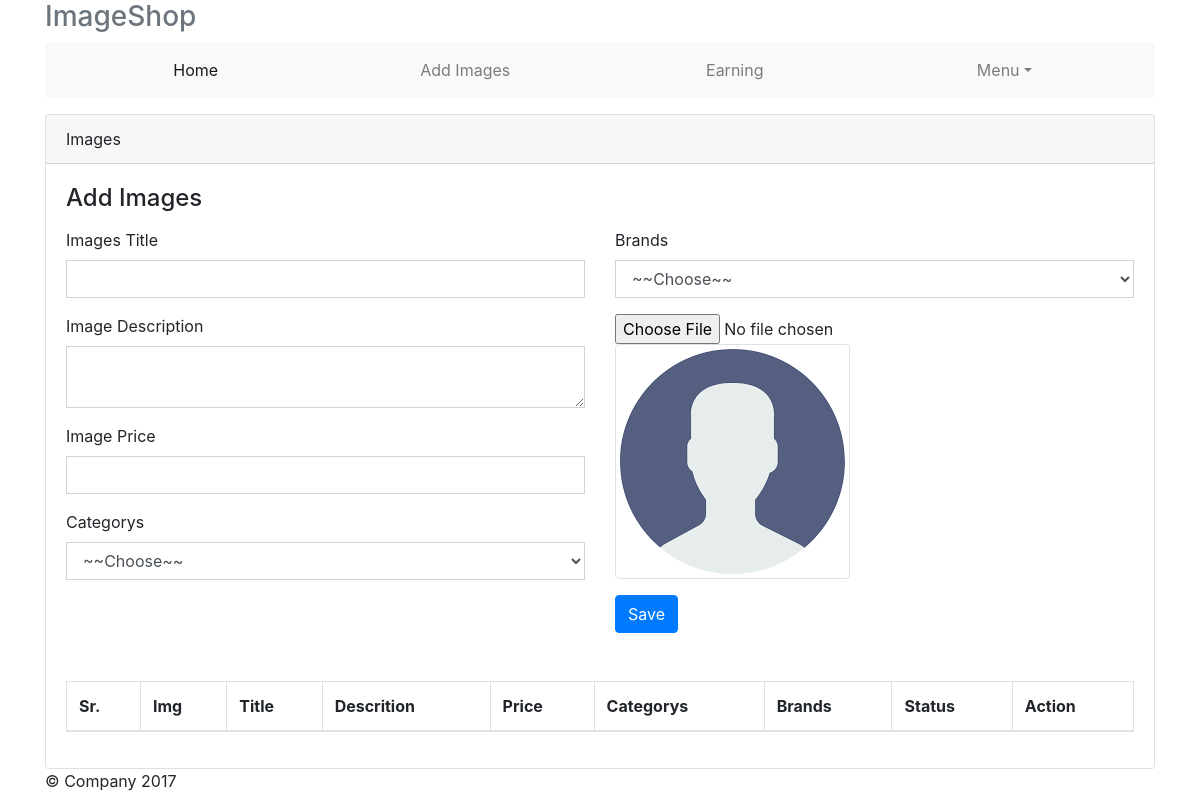
Before: /contributor/index.php?nav=contr_add_img (signed in) with the older database file.
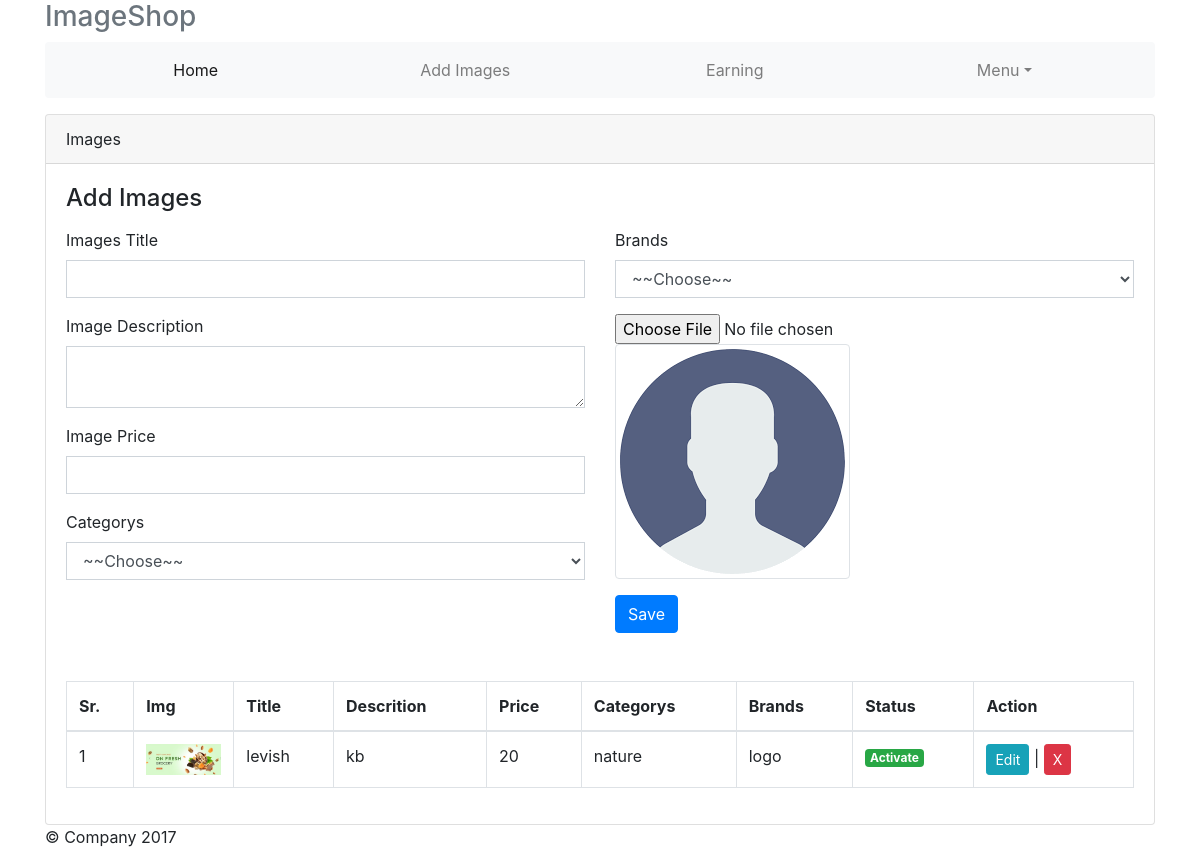
After: the same page with the newer database file.
### tables this page shows
CREATE TABLE `images` (
  `img_id` int(11) NOT NULL,
  `img_title` varchar(255) NOT NULL,
  `img_description` varchar(255) NOT NULL,
  `img_price` varchar(255) NOT NULL,
  `cate_id` varchar(255) NOT NULL,
  `brand_id` varchar(255) NOT NULL,
  `img_sts` varchar(255) NOT NULL,
  `img_file` text NOT NULL,
  `admin_id` varchar(255) NOT NULL,
  `contr_id` varchar(255) NOT NULL,
  `img_timestamp` timestamp NOT NULL DEFAULT current_timestamp()
);

CREATE TABLE `categories` (
  `cate_id` int(11) NOT NULL,
  `cate_name` varchar(255) NOT NULL,
  `cate_sts` varchar(255) NOT NULL,
  `cate_timestamp` timestamp NOT NULL DEFAULT current_timestamp()
);

CREATE TABLE `brands` (
  `brand_id` int(11) NOT NULL,
  `brand_name` varchar(255) NOT NULL,
  `brand_sts` varchar(255) NOT NULL,
  `brand_timestamp` timestamp NOT NULL DEFAULT current_timestamp()
);

### contributor/pages/contr_add_img.php (the view, shortened to what this page needs)
<?php
	$fetchcontr = mysqli_fetch_assoc(mysqli_query($dbc,"SELECT * FROM contributors WHERE contr_email = '$_SESSION[contr_login]'"));
?>
<div class="card">
	<div class="card-header">Images</div>
	<div class="card-body">
		<h4 class="card-title">Add Images</h4>
		<p class="card-text">
			<div class="row">
				<div class="col-sm-6">
					<form action="" method="POST" id="formData">
						<div class="form-group">
							<label for="">Images Title</label>
							<input type="text" class="form-control img_title" name="img_title" required="" id="img_title">
						   </div>
						<div class="form-group">
							<label for="">Image Description</label>
							<textarea name="img_description" id="img_description" cols="7" rows="2" class="form-control img_description"></textarea>
						</div>
						<div class="form-group">
							<label for="">Image Price</label>
							<input type="number" class="form-control img_price" name="img_price" required="" id="img_price">
						</div>
						<div class="form-group">
							<label for="">Categorys</label>
							<select name="cate_id" id="cate_id" class="form-control cate_id">
								<option value="">~~Choose~~</option>
							</select>
						</div>
				</div>
				<div class="col-sm-6">
						<div class="form-group">
							<label for="">Brands</label>
							<select name="brand_id" id="brand_id" class="form-control brand_id">
								<option value="">~~Choose~~</option>
							</select>
						</div>
						<div class="form-group">
						  <input type='file' name="img_file" id="uploadPic" onchange="readURL(this);">
                          <img id="blah" class="img-thumbnail" src="uploads/default.png" alt="Invalid Image Type Click To Change">
					</div>
						<?php $email=$_SESSION['contr_login'];
						$query = getWhere($dbc,"contributors","contr_email",$email);
						$row = mysqli_fetch_assoc($query);?>
					<button type="submit" id="saveData" name="image_data" class="btn btn-primary">Save</button>
				</div>
				</div>
					<br><br>
					<div id="Reload">
					<table class="table table-bordered">
						<thead>
							<tr>
								<th>Sr.</th>
								<th>Img</th>
								<th>Title</th>
								<th>Descrition</th>
								<th>Price</th>
								<th>Categorys</th>
								<th>Brands</th>
								<th>Status</th>
								<th>Action</th>
							</tr>
						</thead>
						<tbody>
							<?php
								$x = 1;
								$q = mysqli_query($dbc,"SELECT * FROM images WHERE contr_id = $fetchcontr[contr_id]");
								while ($r = mysqli_fetch_assoc($q)):?>
							<tr>
								<td><?=$x?></td>
								<td style="width: 100px;"><img style="width: 100%" src="uploads/<?=$r['img_file']?>" alt=""></td>
								<td><?=$r['img_title']?></td>
								<td><?=$r['img_description']?></td>
								<td><?=$r['img_price']?></td>
								<td><?=fetchRecord($dbc,"categories","cate_id",$r['cate_id'])['cate_name'];?></td>
								<td><?=fetchRecord($dbc,"brands","brand_id",$r['brand_id'])['brand_name'];?></td>
								<td><?=isActive($r['img_sts'])?></td>
								<td><button class="btn btn-info btn-sm update" id="<?=$r['img_id']?>">Edit</button> |
								<button class="show-example-btn btn btn-danger delete btn-sm" onclick="DeleteData(<?=$r['img_id']?>)">X</button></td>
						      </tr>
					 <?php $x++; endwhile;?>
				</tbody>
			</table>
		   </div>
		</p>
	</div>
</div>

### connect/db.php (shortened to what this page needs)
<?php function isActive($data){
  return ($data==1)?'<span class="badge badge-success">Activate</span>':'<span class="badge badge-danger">Deactivated</span>';
} ?>
<?php
function getWhere($dbc,$table,$fld,$id){
return mysqli_query($dbc,"SELECT * FROM $table WHERE $fld = '$id'");
}
?>
<?php
function fetchRecord($dbc,$table,$fld,$data){
return  mysqli_fetch_assoc(mysqli_query($dbc,"SELECT * FROM $table WHERE $fld='$data'"));
} ?>

Changed rows visible on the page:
added images: img_file (picture), img_title "levish", img_description "kb", img_price "20", cate.cate_name "nature", brand.brand_name "logo", img_sts "Activate"
